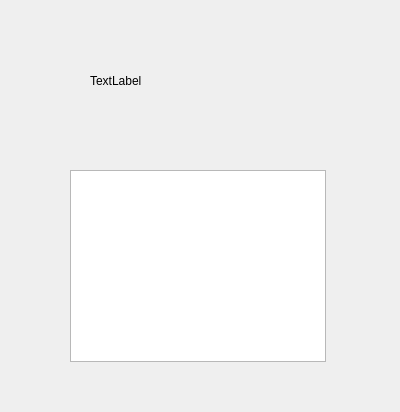
<?xml version="1.0" encoding="UTF-8"?>
<ui version="4.0">
 <class>Form</class>
 <widget class="QWidget" name="Form">
  <property name="geometry">
   <rect>
    <x>0</x>
    <y>0</y>
    <width>400</width>
    <height>412</height>
   </rect>
  </property>
  <property name="windowTitle">
   <string>Form</string>
  </property>
  <widget class="QTextBrowser" name="textBrowser">
   <property name="geometry">
    <rect>
     <x>70</x>
     <y>170</y>
     <width>256</width>
     <height>192</height>
    </rect>
   </property>
  </widget>
  <widget class="QLabel" name="label">
   <property name="geometry">
    <rect>
     <x>90</x>
     <y>-10</y>
     <width>211</width>
     <height>181</height>
    </rect>
   </property>
   <property name="text">
    <string>TextLabel</string>
   </property>
   <property name="scaledContents">
    <bool>true</bool>
   </property>
  </widget>
 </widget>
 <resources/>
 <connections/>
</ui>
